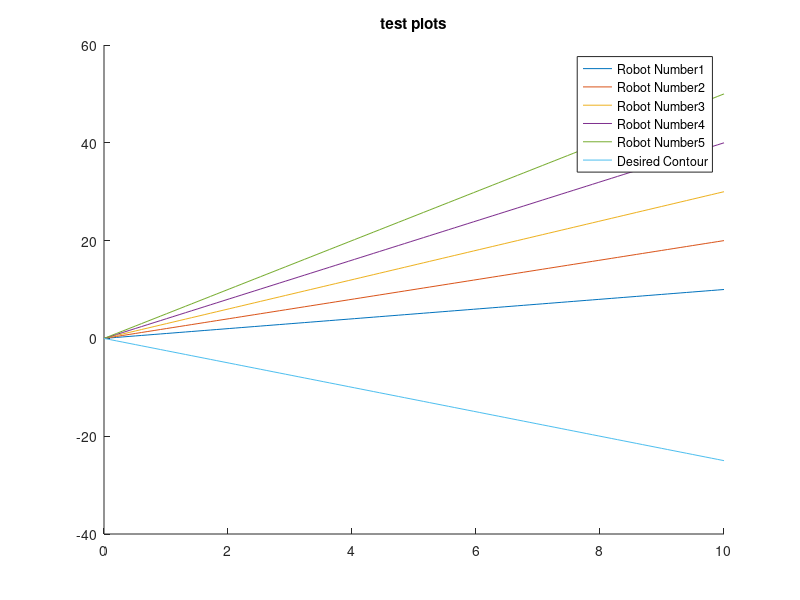

Reproduce this figure in MATLAB.
N=5; 

legend_labels=cell(1,(N+1)); 

for i= 1:N
    leg_str1= 'Robot Number  '
    rob_num_legend= num2str(i)
    legend_labels{1,i} = strcat(leg_str1, rob_num_legend);
    %plot(time, sensor_value_PI(:,i)) 
%     title('Sensor Value Readings')
end 

legend_labels{1,N+1}= 'Desired Contour'; 


t= linspace(0,10,100); 
x1= t; 
x2= 2*t; 
x3= 3*t; 
x4= 4*t; 
x5= 5*t; 
x6= -2.5*t; 

hold on 
plot (t,x1); 
plot (t,x2); 
plot (t,x3); 
plot (t,x4); 
plot(t,x5); 
plot(t,x6); 
title('test plots') 
legend(legend_labels)